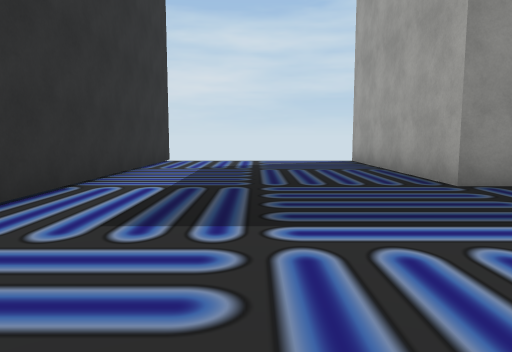
[1] (above)

24 first-person views from a walk through a scene from a Unity 3-D project. The camera is 1.2 m above the floor, tilts 6° down and sees 70° across. The floor is counted in squares, 2 m on a side. Each view is taken from the middle of a square. On the plan, view 1 faces up. The plan holds only what a view shows up to about 10 squares ahead; the rest is blank. The place goes on beyond the plan. The player character is not drawn. Some animated figures are not drawn. Some surface patterns are stand-ins.

[2]
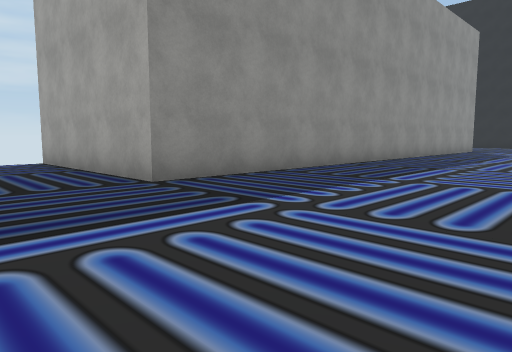

[3]
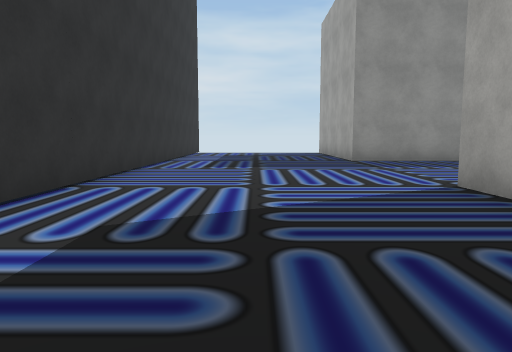

[4]
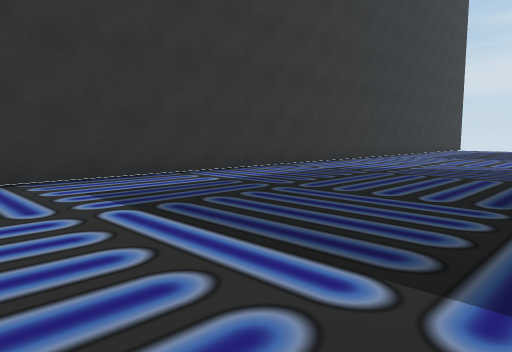

[5]
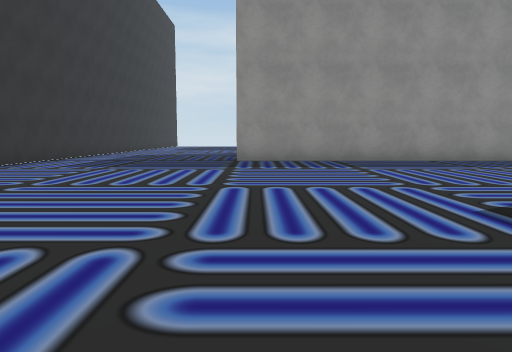

[6]
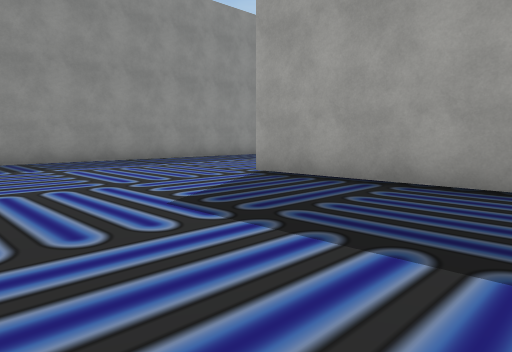

[7]
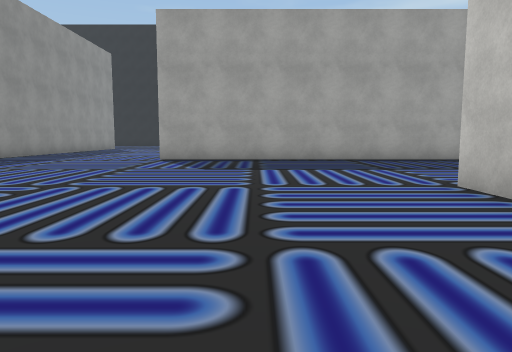

[8]
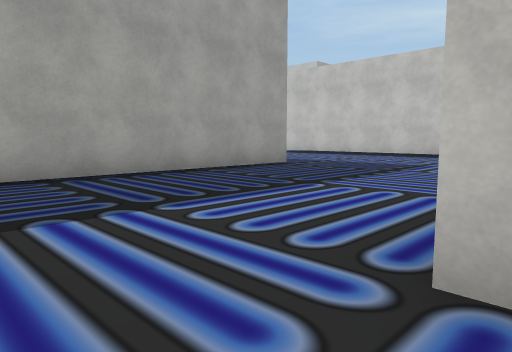

[9]
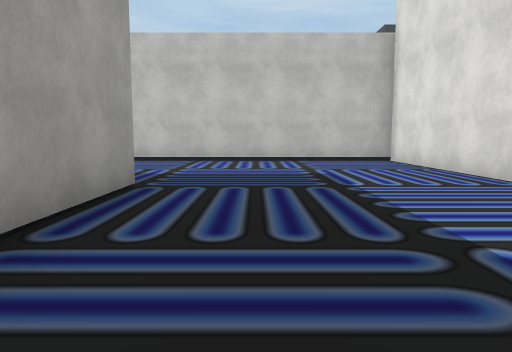

[10]
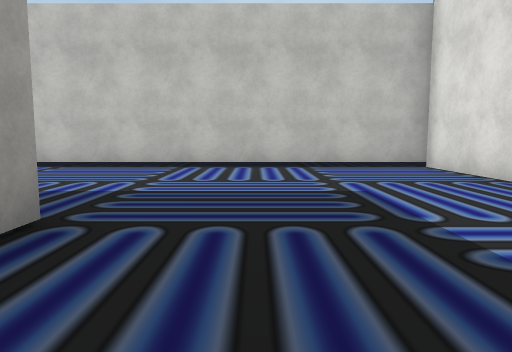

[11]
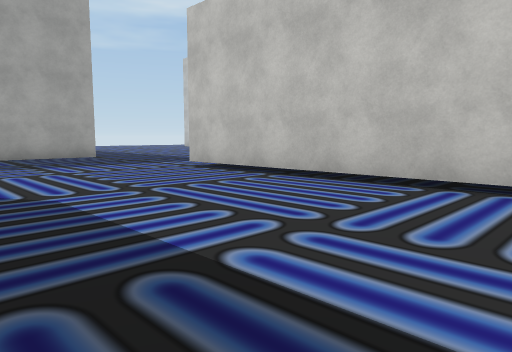

[12]
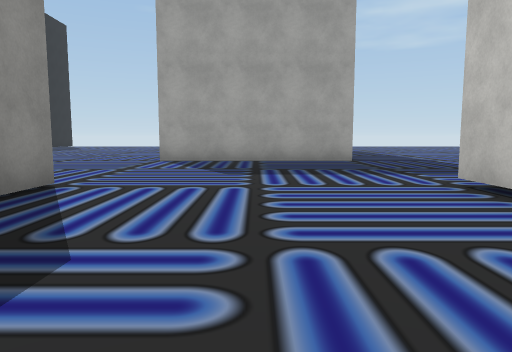

[13]
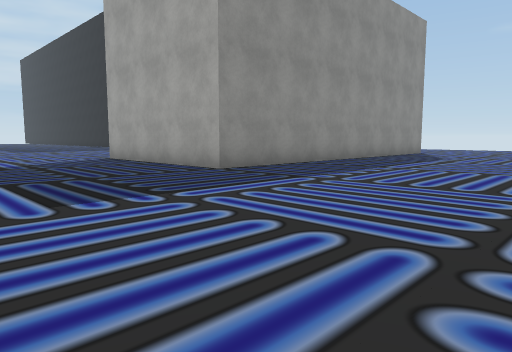

[14]
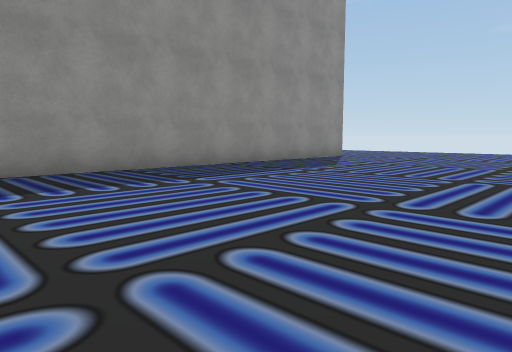

[15]
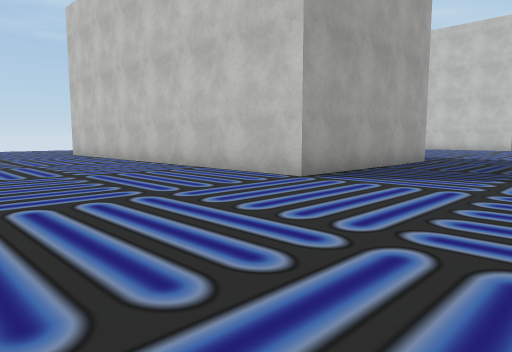

[16]
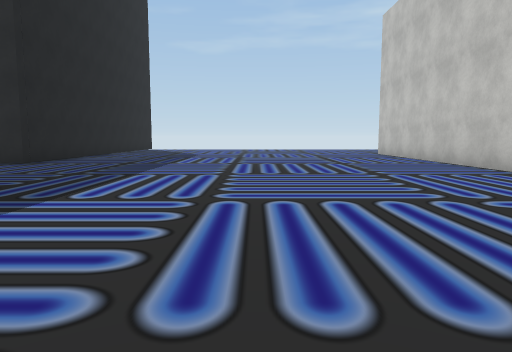

[17]
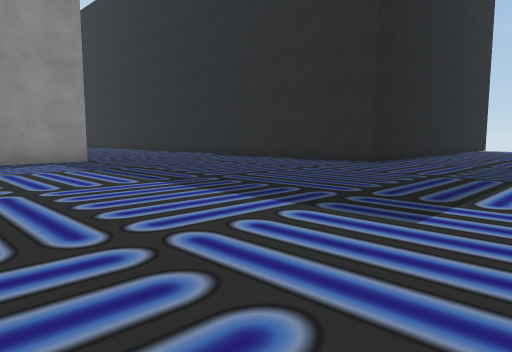

[18]
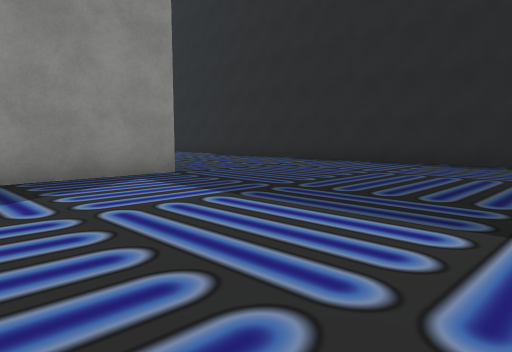

[19]
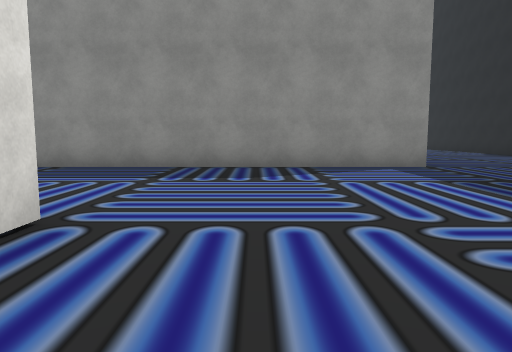

[20]
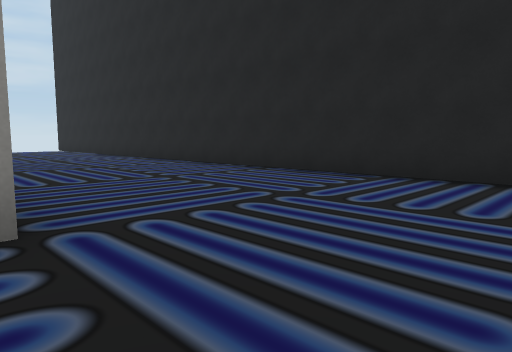

[21]
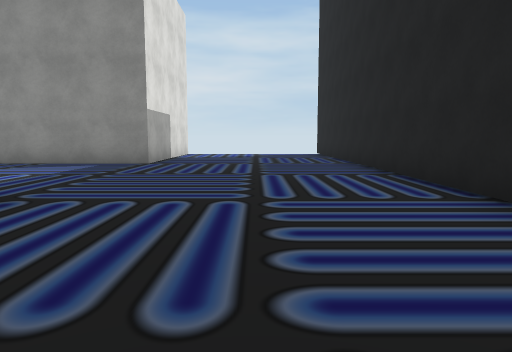

[22]
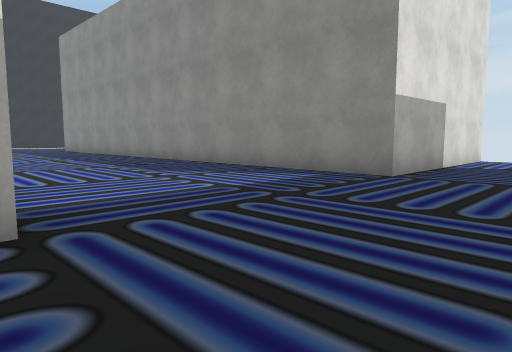

[23]
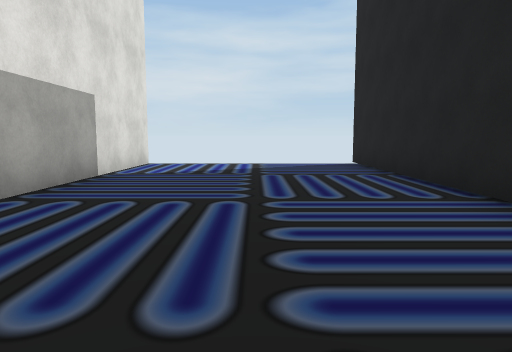

[24]
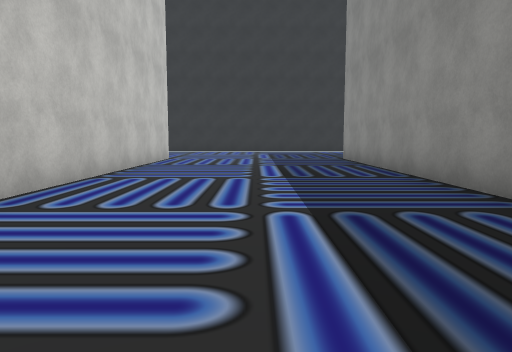

### Floor plan
Points are (right, up) in squares from view 1. A wall is a line through its corners. A room is listed if a view was taken in it or the views show most of it. See-through windows are left out.
Room 1 (views 1, 2, 3, 4, 5, 6, 7, 8, 9, 10, 11, 12, 13, 14, 15, 16, 17, 18, 19, 20, 21, 22, 23, 24)
walls: (12.5, -10.5) (12.5, -11); (17.6, -5.5) (2.5, -5.5); (12.5, -20.5) (11.5, -20.5); (7.5, -20.5) (7.5, -10.5); (24.1, -10.8) (22.3, -10.8) (22.3, 9.5); (1.5, -15.5) (2.5, -15.5); (2.5, -20.9) (2.5, -25.5) (12.5, -25.5); (2.5, -1.5) (2.5, -0.5); (2.9, -0.5) (9.5, -0.5); (9.8, 4.5) (2.5, 4.5) (2.5, 9.5); (24.5, -25.5) (17.5, -25.5) (17.5, -20.5) (24.1, -20.5); (17.5, 9.5) (17.5, 4.5) (11.2, 4.5); (-2.2, 9.5) (-2.2, -8.1)

Where each view was taken, in squares from view 1:
view 1: 0 up, 0 right, facing up
view 2: 0 up, 0 right, facing up-right
view 3: 5 down, 0 right, facing up
view 4: 9 down, 3 right, facing up-left
view 5: 15 down, 3 right, facing up
view 6: 15 down, 3 right, facing up-right
view 7: 13 down, 2 left, facing right
view 8: 14 down, 2 right, facing down-right
view 9: 16 down, 6 right, facing down
view 10: 18 down, 6 right, facing down
view 11: 21 down, 6 right, facing down-right
view 12: 23 down, 8 right, facing right
view 13: 31 down, 13 right, facing up-right
view 14: 32 down, 17 right, facing up-right
view 15: 16 down, 14 right, facing down-right
view 16: 16 down, 14 right, facing right
view 17: 15 down, 14 right, facing up-right
view 18: 11 down, 14 right, facing up-right
view 19: 13 down, 14 right, facing up
view 20: 8 down, 17 right, facing up-right
view 21: 4 down, 20 right, facing up
view 22: 1 down, 20 right, facing up-left
view 23: 1 up, 20 right, facing up
view 24: 2 up, 13 right, facing left
